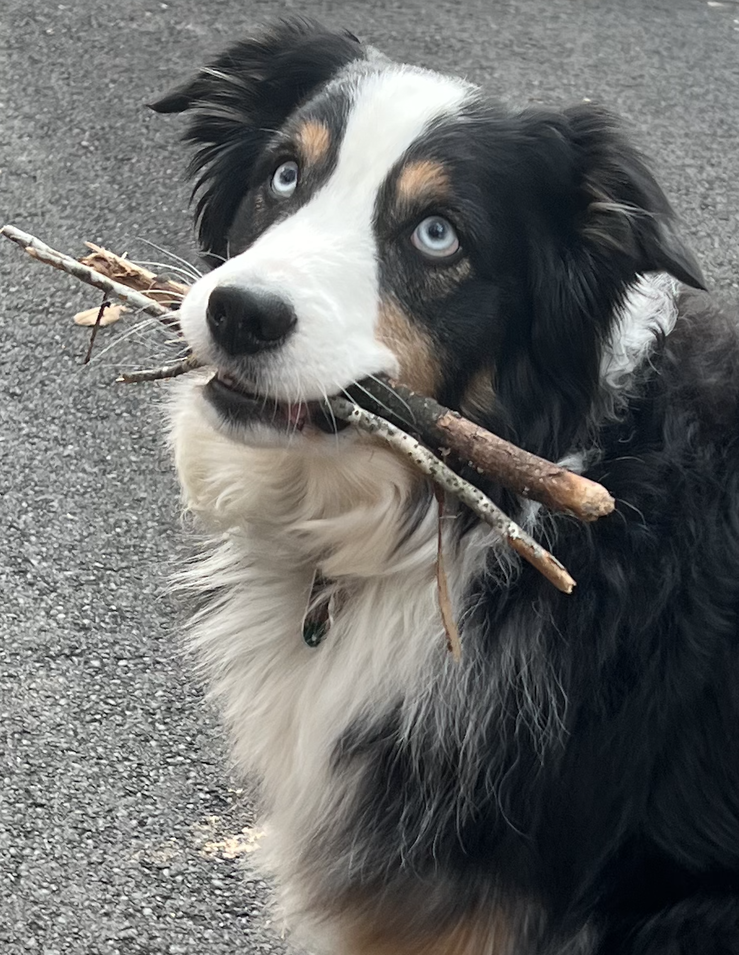
#> input picture in_class/foster2.png, 739 x 955 px, shrunk from 1406 x 1818 before the run
$ python harris_corner_detection.py
#> lines starting #> are read from the running program, lines starting #| are printed output that depends on the picture; after the words box and inside, x2 and y2 are one past the last pixel; in counts of white or black regions, pixels touching at a corner belong together
import numpy as np
import cv2 as cv

filename = 'foster2.png'
img = cv.imread(filename)
#> img is the input picture: shape (955, 739, 3); mean B, G, R 105.9, 107.2, 106.5
gray = cv.cvtColor(img,cv.COLOR_BGR2GRAY)

gray = np.float32(gray)
dst = cv.cornerHarris(gray,8,5,0.04)
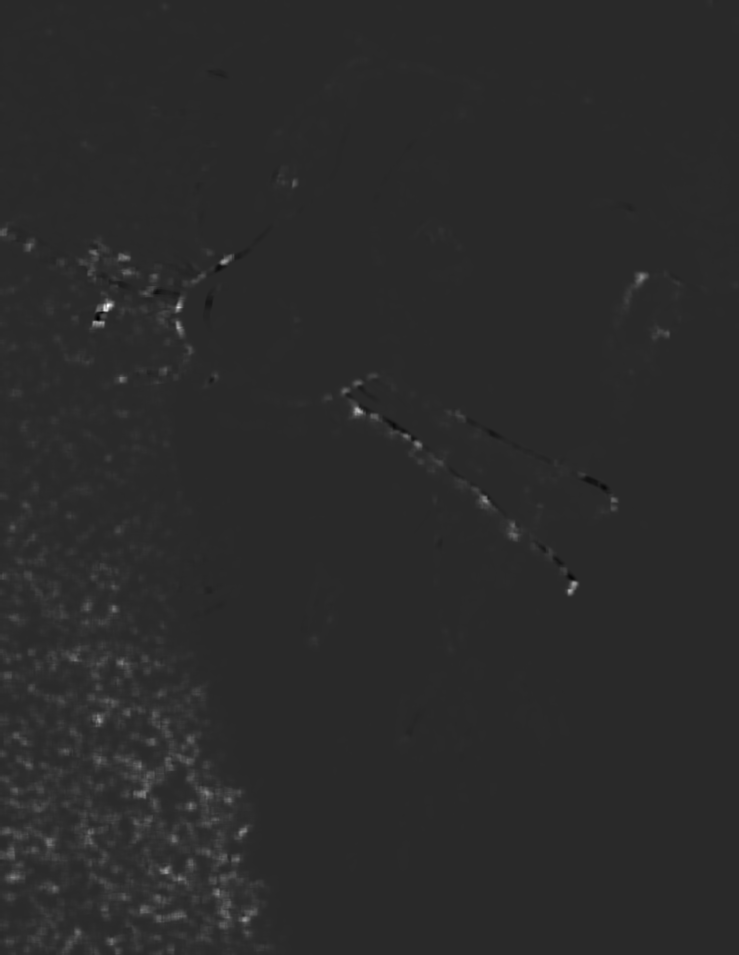
#> dst: shape (955, 739) float32; min -629045248, max 3.2e+09, mean 25635232; drawn with min black and max white

#result is dilated for marking the corners, not important
dst = cv.dilate(dst,None)

# Threshold for an optimal value, it may vary depending on the image.
img[dst>0.01*dst.max()]=[0,0,255]
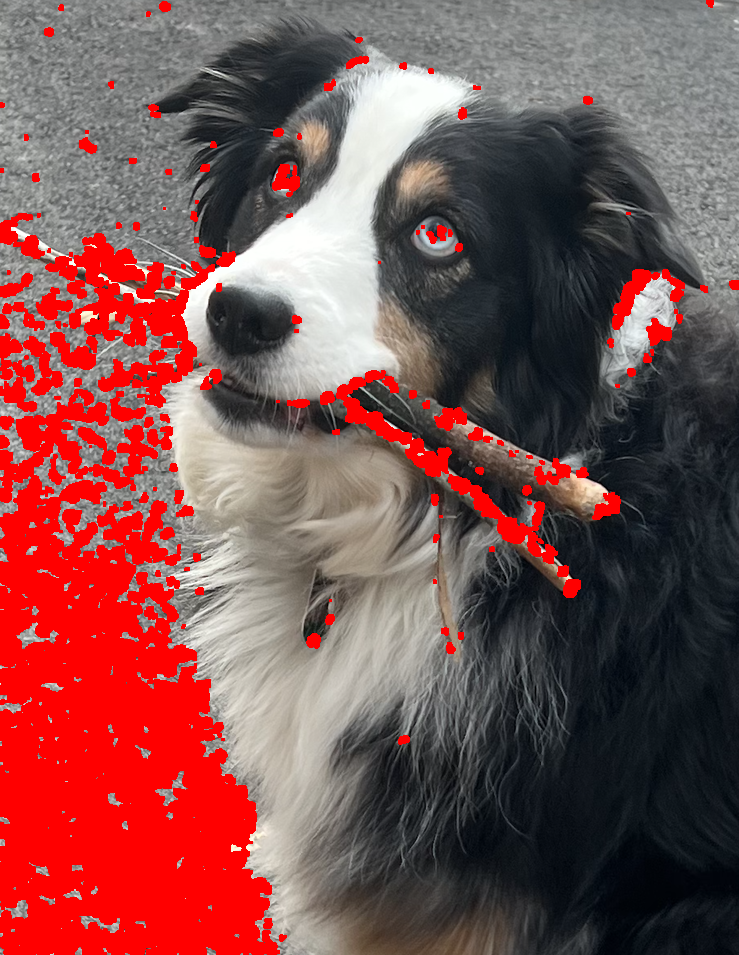
#> img: shape (955, 739, 3); 18.83% of pixels changed, all inside (x1, y1, x2, y2) = (0, 0, 739, 955)

cv.imshow('dst',img)
if cv.waitKey(0) & 0xff == 27:
#> (key Esc is pressed here)
    cv.destroyAllWindows()
